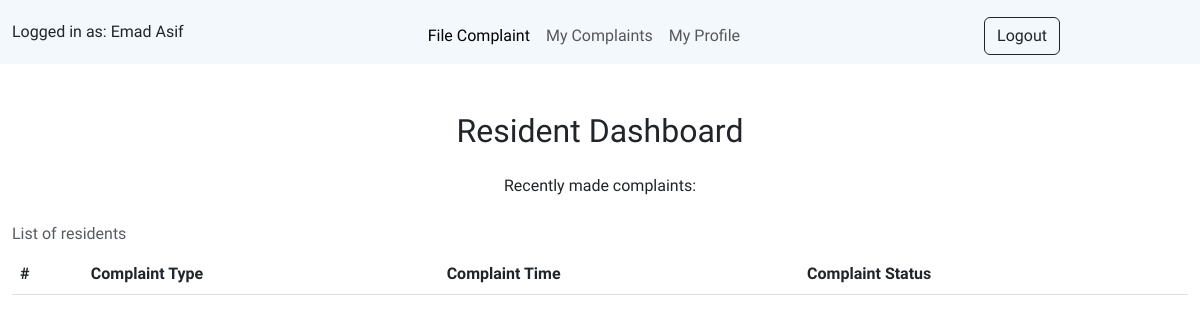
The app's page /resident/dashboard (signed in), older data.
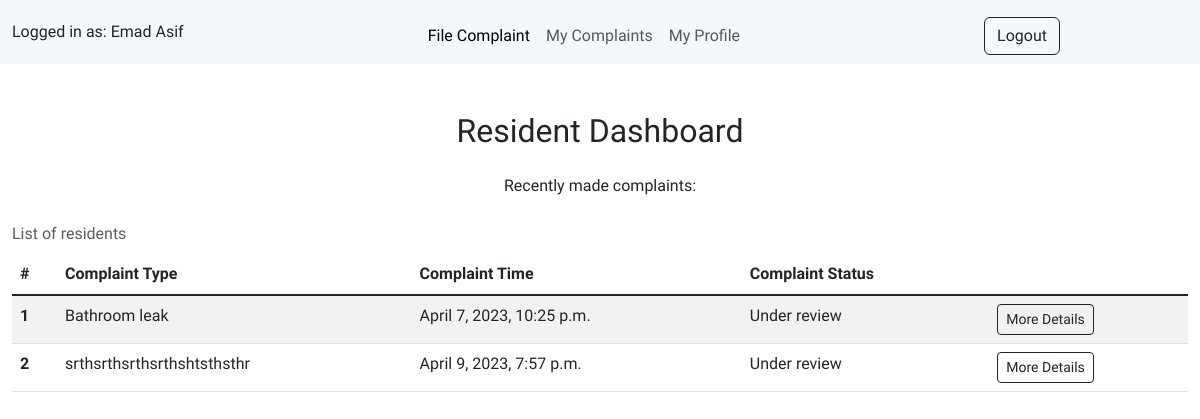
The same page, newer data.
### ComplaintApp/models.py (models this page shows)
class Complaint(models.Model):
    COMPLAINT_STATUS_CHOICES = (
        ('one', 'Under review'),
        ('two', 'Being resolved'),
        ('three', 'Resolved')
        )
    ComplaintType = models.CharField(max_length=255)
    ComplaintDescription = models.TextField()
    ComplaintTime = models.DateTimeField(auto_now=True)
    ComplaintStatus = models.CharField(max_length=50, choices=COMPLAINT_STATUS_CHOICES, default='Under review')
    resident = models.ForeignKey(CustomUser, on_delete=models.CASCADE, limit_choices_to={'groups__name': 'Resident'})

### ComplaintApp/views.py (the view)
# urls.py: path('resident/dashboard', views.resident_dashboard, name='resident_dashboard'),
def resident_dashboard(request:HttpRequest):
    if request.user.is_authenticated:
        user = CustomUser.objects.get(pk = request.user.id)
        if user is not None and user.groups.filter(name='Resident').exists():
            flat = Flat.objects.get(resident = user)
            complaint = Complaint.objects.filter(resident = user).values()
            return render(request, 'resident/resident-dashboard.html', {'flat': flat, 'complaints':complaint})
    return redirect(reverse_lazy('home'))

### ComplaintApp/templates/resident/resident-dashboard.html (shortened to what this page needs)
{% extends 'base.html' %}
{% load static %}
{% block styles %}
    <link rel="stylesheet" href="{% static 'css/resident-dashboard.css' %}">
{% endblock %}
{% block content %}
<header id="header">
    <section id="title">
      <div class="container-fluid">
        <nav class="navbar navbar-expand-lg pt-3">
          <h6 class="">
            Logged in as: {{request.user.first_name}} {{request.user.last_name}}
          </h6>
          <div class="collapse navbar-collapse" id="navbarSupportedContent">
            <ul class="navbar-nav dashboard-nav ms-auto me-auto">
              <li class="nav-item">
                <a class="nav-link active" aria-current="page" href="{% url 'register_complaint' %}"
                  >File Complaint</a
                >
              </li>
              <li class="nav-item">
                <a class="nav-link" href="#">My Complaints</a>
              </li>
              <li class="nav-item">
                <a class="nav-link" href="#">My Profile</a>
              </li>
            </ul>
            <div class="logout-btn">
              <a href="{% url 'logout' %}" class="btn btn-outline-dark">Logout</a>
            </div>
          </div>
        </nav>
      </div>
    </section>
  </header>
  <main id="main-section">
    <section class="main-heading-section">
      <div class="container-fluid">
        <h2 class="text-center">Resident Dashboard</h2>
        <p class="text-center pt-3">Recently made complaints:</p>
      </div>
    </section>
    <section class="complaints">
      <div class="container-fluid scrollme">
        <table
          class="table caption-top table-responsive table-hover table-striped">
          <caption>
            List of residents
          </caption>
          <thead>
            <tr>
              <th scope="col">#</th>
              <th scope="col">Complaint Type</th>
              <th scope="col">Complaint Time</th>
              <th scope="col">Complaint Status</th>
            </tr>
          </thead>
          <tbody class="table-group-divider">
            {% for complain in complaints %}
            <tr>
              <th scope="row"> {{forloop.counter}} </th>
              <td>{{complain.ComplaintType}}</td>
              <td>{{complain.ComplaintTime}} </td>
              <td>{{complain.ComplaintStatus}} </td>
              <td><a href="#" class="btn btn-outline-dark btn-sm">More Details</a></td>
            </tr>
            {% endfor %}
          </tbody>
        </table>
      </div>
    </section>
  </main>
{% endblock %}

Row changes from the older to the newer data that the page shows:
added Complaint: ComplaintType "Bathroom leak", ComplaintTime "April 7, 2023, 10:25 p.m.", ComplaintStatus "Under review"
added Complaint: ComplaintType "srthsrthsrthsrthshtsthsthr", ComplaintTime "April 9, 2023, 7:57 p.m.", ComplaintStatus "Under review"
